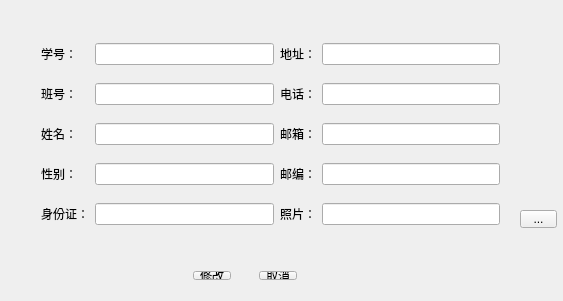
<?xml version="1.0" encoding="UTF-8"?>
<ui version="4.0">
 <class>ChangeMassage2</class>
 <widget class="QDialog" name="ChangeMassage2">
  <property name="geometry">
   <rect>
    <x>0</x>
    <y>0</y>
    <width>563</width>
    <height>301</height>
   </rect>
  </property>
  <property name="windowTitle">
   <string>修改详细信息</string>
  </property>
  <property name="windowIcon">
   <iconset>
    <normaloff>res/007.png</normaloff>res/007.png</iconset>
  </property>
  <widget class="QWidget" name="layoutWidget">
   <property name="geometry">
    <rect>
     <x>30</x>
     <y>20</y>
     <width>481</width>
     <height>231</height>
    </rect>
   </property>
   <layout class="QGridLayout" name="gridLayout">
    <item row="0" column="0">
     <widget class="QLabel" name="label">
      <property name="text">
       <string>学号：</string>
      </property>
     </widget>
    </item>
    <item row="0" column="1">
     <widget class="QLineEdit" name="lineEdit"/>
    </item>
    <item row="0" column="2" colspan="2">
     <widget class="QLabel" name="label_6">
      <property name="text">
       <string>地址：</string>
      </property>
     </widget>
    </item>
    <item row="0" column="4">
     <widget class="QLineEdit" name="lineEdit_6"/>
    </item>
    <item row="1" column="0">
     <widget class="QLabel" name="label_2">
      <property name="text">
       <string>班号：</string>
      </property>
     </widget>
    </item>
    <item row="1" column="1">
     <widget class="QLineEdit" name="lineEdit_2"/>
    </item>
    <item row="1" column="2" colspan="2">
     <widget class="QLabel" name="label_7">
      <property name="text">
       <string>电话：</string>
      </property>
     </widget>
    </item>
    <item row="1" column="4">
     <widget class="QLineEdit" name="lineEdit_7"/>
    </item>
    <item row="2" column="0">
     <widget class="QLabel" name="label_3">
      <property name="text">
       <string>姓名：</string>
      </property>
     </widget>
    </item>
    <item row="2" column="1">
     <widget class="QLineEdit" name="lineEdit_3"/>
    </item>
    <item row="2" column="2" colspan="2">
     <widget class="QLabel" name="label_8">
      <property name="text">
       <string>邮箱：</string>
      </property>
     </widget>
    </item>
    <item row="2" column="4">
     <widget class="QLineEdit" name="lineEdit_8"/>
    </item>
    <item row="3" column="0">
     <widget class="QLabel" name="label_4">
      <property name="text">
       <string>性别：</string>
      </property>
     </widget>
    </item>
    <item row="3" column="1">
     <widget class="QLineEdit" name="lineEdit_4"/>
    </item>
    <item row="3" column="2" colspan="2">
     <widget class="QLabel" name="label_9">
      <property name="text">
       <string>邮编：</string>
      </property>
     </widget>
    </item>
    <item row="3" column="4">
     <widget class="QLineEdit" name="lineEdit_9"/>
    </item>
    <item row="4" column="0">
     <widget class="QLabel" name="label_5">
      <property name="text">
       <string>身份证：</string>
      </property>
     </widget>
    </item>
    <item row="4" column="1">
     <widget class="QLineEdit" name="lineEdit_5"/>
    </item>
    <item row="4" column="2" colspan="2">
     <widget class="QLabel" name="label_10">
      <property name="text">
       <string>照片：</string>
      </property>
     </widget>
    </item>
    <item row="4" column="4">
     <widget class="QLineEdit" name="lineEdit_10"/>
    </item>
   </layout>
  </widget>
  <widget class="QWidget" name="layoutWidget_2">
   <property name="geometry">
    <rect>
     <x>160</x>
     <y>260</y>
     <width>171</width>
     <height>31</height>
    </rect>
   </property>
   <layout class="QGridLayout" name="gridLayout_2">
    <item row="0" column="0">
     <widget class="QToolButton" name="toolButton">
      <property name="text">
       <string>修改</string>
      </property>
     </widget>
    </item>
    <item row="0" column="1">
     <widget class="QToolButton" name="toolButton_2">
      <property name="text">
       <string>取消</string>
      </property>
     </widget>
    </item>
   </layout>
  </widget>
  <widget class="QToolButton" name="toolButton_3">
   <property name="geometry">
    <rect>
     <x>520</x>
     <y>210</y>
     <width>37</width>
     <height>18</height>
    </rect>
   </property>
   <property name="text">
    <string>...</string>
   </property>
  </widget>
 </widget>
 <layoutdefault spacing="6" margin="11"/>
 <resources/>
 <connections/>
</ui>
